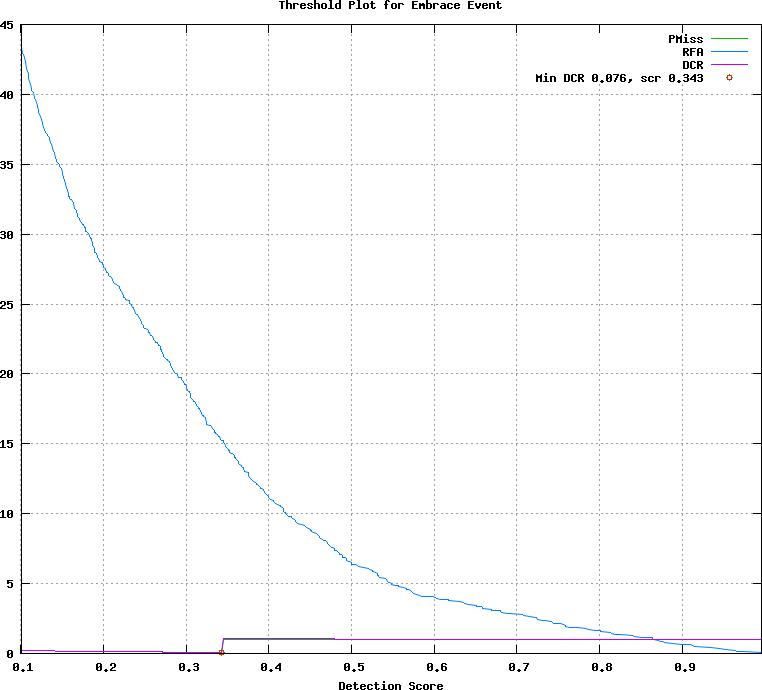

The script that drew this image:
## GNUPLOT command file
set terminal postscript color
set style data lines
set title 'Threshold Plot for Embrace Event'
set xlabel 'Detection Score'
set grid
set size ratio 0.85
plot [0.101000:0.996000]  \
  'test.det.Embrace_Event.dat.1' using 1:4 title 'PMiss' with lines lt 2, \
  'test.det.Embrace_Event.dat.1' using 1:5 title 'RFA' with lines lt 3, \
  'test.det.Embrace_Event.dat.1' using 1:6 title 'DCR' with lines lt 4, \
  'test.det.Embrace_Event.dat.2' using 1:2 title 'Min DCR 0.076, scr 0.343' with points lt 6
